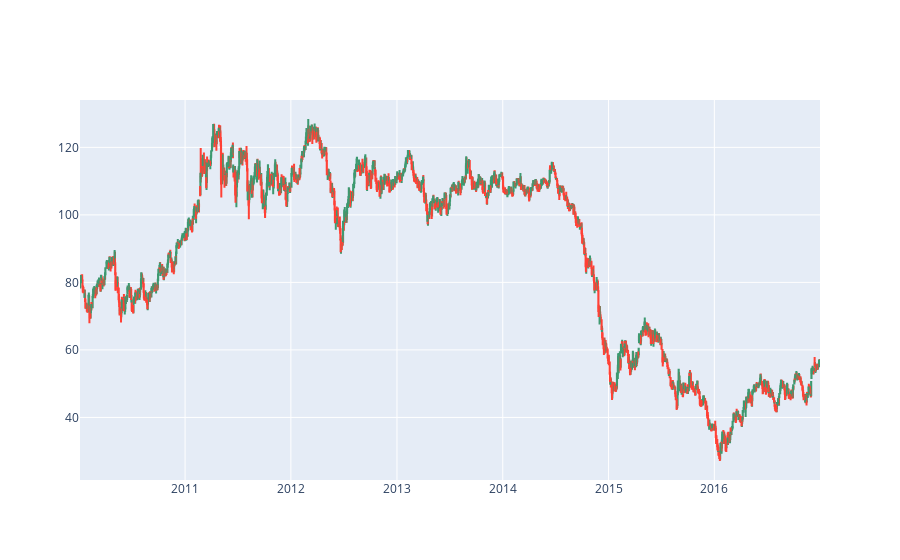

This figure's notebook cell:
### Code cell
import plotly.graph_objects as go  



fig = go.Figure(data=[go.Candlestick(x=train_B['Data'],
                open=train_B['Abertura_B'], high=train_B['Máxima_B'],
                low=train_B['Mínima_B'], close=train_B["Último_B"])
                     ])

fig.update_layout(xaxis_rangeslider_visible=False)  
fig.show()

### Figure 1 — Plotly figure (JSON) as saved in the notebook; plotly's stock layout.template omitted (floating-point values rounded to 4 significant figures; data arrays with more than 128 entries replaced by an {"elided": "..."} marker saying what was removed)
{"data": [{"close": {"elided": "1787 float values"}, "high": {"elided": "1787 float values"}, "low": {"elided": "1787 float values"}, "open": {"elided": "1787 float values"}, "type": "candlestick", "x": {"elided": "1787 str values"}}], "layout": {"xaxis": {"rangeslider": {"visible": false}}}}
